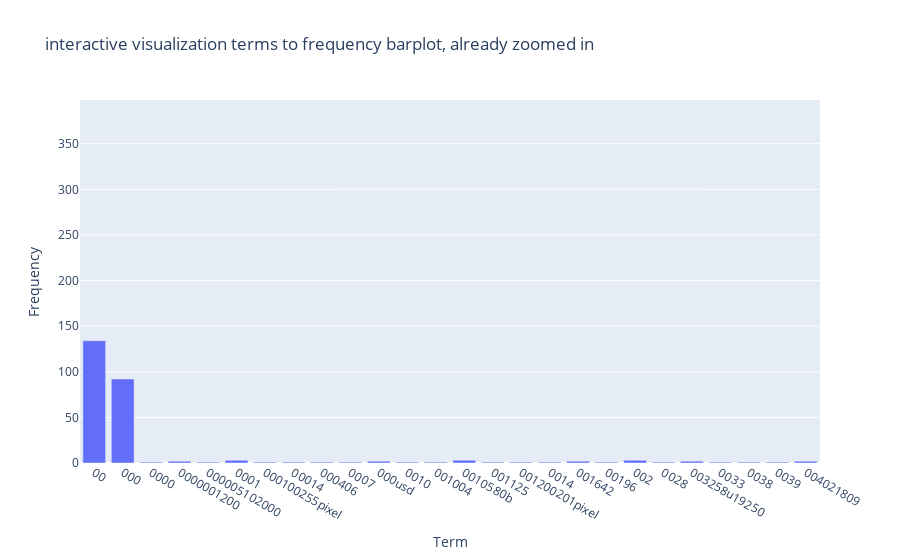

This figure's notebook cell:
### Markdown cell above
### >>> **Exercise 12 (take home):**
If you want a nicer interactive visualization here, I would encourage you try to install and use plotly to achieve this.

### Code cell
# Answer here
#!pip install plotly
import plotly.express as px

fig = px.bar(x=count_vect.get_feature_names_out()[:300], 
            y=term_frequencies[:300],
            labels={'x':'Term', 'y':'Frequency'},
            title=f"interactive visualization terms to frequency barplot, already zoomed in")
fig.update_xaxes(type="category", range=[-0.5, 25.5])
fig.show()

### Figure 1 — Plotly figure (JSON) as saved in the notebook; plotly's stock layout.template omitted (floating-point values rounded to 4 significant figures; data arrays with more than 128 entries replaced by an {"elided": "..."} marker saying what was removed)
{"data": [{"hovertemplate": "Term=%{x}<br>Frequency=%{y}<extra></extra>", "legendgroup": "", "marker": {"color": "#636efa", "pattern": {"shape": ""}}, "name": "", "orientation": "v", "showlegend": false, "textposition": "auto", "type": "bar", "x": {"elided": "300 str values"}, "xaxis": "x", "y": {"elided": "300 int values"}, "yaxis": "y"}], "layout": {"barmode": "relative", "legend": {"tracegroupgap": 0}, "title": {"text": "interactive visualization terms to frequency barplot, already zoomed in"}, "xaxis": {"anchor": "y", "domain": [0, 1], "range": [-0.5, 25.5], "title": {"text": "Term"}, "type": "category"}, "yaxis": {"anchor": "x", "domain": [0, 1], "title": {"text": "Frequency"}}}}
